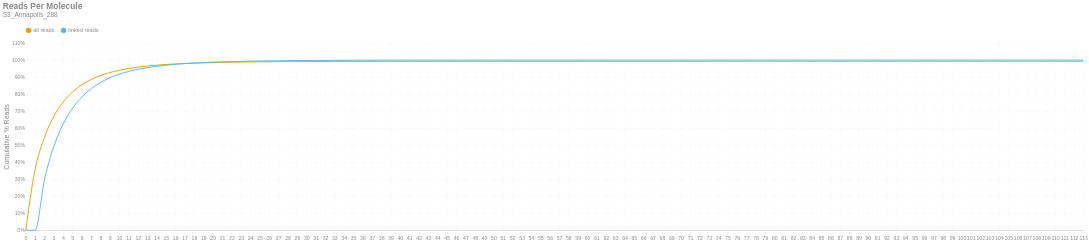

Notebook code cell kept with this figure:
### Markdown cell above
### Reads per Molecule
This chart shows the cumulative distribution of the number of reads per linked molecule. That is, how many alignments are associated with a unique molecule. This excludes the number of reads associated with invalid or absent linked-read barcodes. The `linked` histogram is the percentages recalculated when disregarding singletons.

### Code cell
if SKIPLR:
    print_html(f"Skipped")
else:
    counts = np.bincount(valids['reads'].cast(pl.Int64).to_numpy())
    weighted = counts * np.arange(len(counts))
    all_perc = weighted / n_reads
    linked_perc = weighted / n_linked_reads
    linked_perc[1] = 0
    binned_df = pl.DataFrame({
        'readsper': list(range(len(counts))),
        'all reads (cumsum)': np.cumsum(all_perc).tolist(),
        'linked reads (cumsum)': np.cumsum(linked_perc).tolist(),
    })

    with SafeRender(binned_df):
        (
            density_plot(binned_df, 'Reads Per Molecule', samplename, 'readspmol')
            .encode(
                x=alt.X('readsper:O', title=None).axis(labelAngle=0).scale(padding=0),
                y=alt.Y('value:Q', title='Cumulative % Reads').axis(format='%').stack(False),
                color=alt.Color("key:N").scale(domain=["all reads", "linked reads"]),
                tooltip=[
                    alt.Tooltip("key:N", title="Data Type"),
                    alt.Tooltip("readsper:O", title="Reads Per Molecule"),
                    alt.Tooltip("value:Q", format=".2%", title="% Reads (Cum.)")
                ]            
            )
        ).display()

### Figure 1 — Vega-Lite specification as saved in the notebook (floating-point values rounded to 4 significant figures)
{"width": "container", "height": 400, "config": {"title": {"anchor": "start", "dy": -15, "fontSize": 18, "color": "#888888", "subtitleColor": "#888888", "subtitleFontSize": 14}, "arc": {"fill": "#0072B2"}, "axis": {"domainColor": "#888888", "domainWidth": 0.5, "gridWidth": 0.2, "grid": false, "titleFontWeight": 400, "titleFontSize": 15, "labelFontSize": 11, "labelColor": "#888888", "tickColor": "#888888", "tickWidth": 0.2, "titleColor": "#888888"}, "axisBand": {"grid": false}, "axisX": {"grid": true, "tickSize": 10, "domainCap": "round"}, "axisY": {"domain": false, "grid": true, "tickSize": 0, "domainCap": "round"}, "background": "transparent", "header": {"labelFontSize": 15, "labelColor": "#888888", "titleFontSize": 15, "titleFontWeight": 600, "titleColor": "#888888"}, "legend": {"labelFont": "sans-serif", "labelFontSize": 12, "labelColor": "#888888", "symbolSize": 100, "symbolType": "circle", "titleFontSize": 12, "titlePadding": 10, "titleColor": "#888888", "title": null, "orient": "top"}, "range": {"category": ["#E69F00", "#56B4E9", "#009E73", "#F0E442", "#0072B2", "#D55E00", "#CC79A7", "#000000"], "diverging": ["#cfe8f3", "#a2d4ec", "#73bfe2", "#46abdb", "#1696d2", "#12719e"]}, "area": {"fill": "#0072B2", "fillOpacity": 0.7, "line": true, "strokeOpacity": 0.7}, "line": {"color": "#0072B2", "stroke": "#0072B2", "strokeWidth": 2}, "trail": {"color": "#0072B2", "stroke": "#0072B2", "strokeWidth": 0, "size": 1}, "point": {"filled": true, "fillOpacity": 1.0, "size": 95}, "text": {"color": "#888888", "fontSize": 11, "align": "right", "fontWeight": 400, "size": 11}, "bar": {"fill": "#0072B2", "stroke": null}, "view": {"stroke": null, "continuousWidth": 660, "continuousHeight": 400}}, "data": {"name": "data-77a6d27fea3ccbad8c80017b45b263eb"}, "mark": {"type": "line", "interpolate": "monotone", "point": {"opacity": 0, "size": 275}}, "encoding": {"color": {"field": "key", "scale": {"domain": ["all reads", "linked reads"]}, "type": "nominal"}, "tooltip": [{"field": "key", "title": "Data Type", "type": "nominal"}, {"field": "readsper", "title": "Reads Per Molecule", "type": "ordinal"}, {"field": "value", "format": ".2%", "title": "% Reads (Cum.)", "type": "quantitative"}], "x": {"axis": {"labelAngle": 0}, "field": "readsper", "scale": {"padding": 0}, "title": null, "type": "ordinal"}, "y": {"axis": {"format": "%"}, "field": "value", "stack": false, "title": "Cumulative % Reads", "type": "quantitative"}}, "params": [{"name": "param_c36ac31b6afebe62", "select": {"type": "point", "fields": ["key"]}, "bind": "legend"}], "title": {"text": "Reads Per Molecule", "subtitle": "S3_Annapolis_288"}, "transform": [{"fold": ["all reads (cumsum)", "linked reads (cumsum)"]}, {"calculate": "replace(datum.key, ' (cumsum)', '')", "as": "key"}, {"filter": {"param": "param_c36ac31b6afebe62"}}], "usermeta": {"embedOptions": {"downloadFileName": "S3_Annapolis_288.readspmol"}}, "$schema": "https://vega.github.io/schema/vega-lite/v6.1.0.json", "datasets": {"data-77a6d27fea3ccbad8c80017b45b263eb": [{"readsper": 0, "all reads (cumsum)": 0.0, "linked reads (cumsum)": 0.0}, {"readsper": 1, "all reads (cumsum)": 0.3571, "linked reads (cumsum)": 0.0}, {"readsper": 2, "all reads (cumsum)": 0.5461, "linked reads (cumsum)": 0.2973}, {"readsper": 3, "all reads (cumsum)": 0.6695, "linked reads (cumsum)": 0.4913}, {"readsper": 4, "all reads (cumsum)": 0.7536, "linked reads (cumsum)": 0.6235}, {"readsper": 5, "all reads (cumsum)": 0.8126, "linked reads (cumsum)": 0.7164}, {"readsper": 6, "all reads (cumsum)": 0.8552, "linked reads (cumsum)": 0.7832}, {"readsper": 7, "all reads (cumsum)": 0.8862, "linked reads (cumsum)": 0.832}, {"readsper": 8, "all reads (cumsum)": 0.9094, "linked reads (cumsum)": 0.8685}, {"readsper": 9, "all reads (cumsum)": 0.927, "linked reads (cumsum)": 0.8962}, {"readsper": 10, "all reads (cumsum)": 0.9403, "linked reads (cumsum)": 0.9171}, {"readsper": 11, "all reads (cumsum)": 0.9507, "linked reads (cumsum)": 0.9334}, {"readsper": 12, "all reads (cumsum)": 0.9587, "linked reads (cumsum)": 0.946}, {"readsper": 13, "all reads (cumsum)": 0.965, "linked reads (cumsum)": 0.9559}, {"readsper": 14, "all reads (cumsum)": 0.97, "linked reads (cumsum)": 0.9638}, {"readsper": 15, "all reads (cumsum)": 0.974, "linked reads (cumsum)": 0.9702}, {"readsper": 16, "all reads (cumsum)": 0.9773, "linked reads (cumsum)": 0.9753}, {"readsper": 17, "all reads (cumsum)": 0.9799, "linked reads (cumsum)": 0.9794}, {"readsper": 18, "all reads (cumsum)": 0.982, "linked reads (cumsum)": 0.9827}, {"readsper": 19, "all reads (cumsum)": 0.9838, "linked reads (cumsum)": 0.9855}, {"readsper": 20, "all reads (cumsum)": 0.9852, "linked reads (cumsum)": 0.9878}, {"readsper": 21, "all reads (cumsum)": 0.9865, "linked reads (cumsum)": 0.9898}, {"readsper": 22, "all reads (cumsum)": 0.9875, "linked reads (cumsum)": 0.9913}, {"readsper": 23, "all reads (cumsum)": 0.9883, "linked reads (cumsum)": 0.9926}, {"readsper": 24, "all reads (cumsum)": 0.989, "linked reads (cumsum)": 0.9937}, {"readsper": 25, "all reads (cumsum)": 0.9896, "linked reads (cumsum)": 0.9946}, {"readsper": 26, "all reads (cumsum)": 0.9901, "linked reads (cumsum)": 0.9954}, {"readsper": 27, "all reads (cumsum)": 0.9905, "linked reads (cumsum)": 0.996}, {"readsper": 28, "all reads (cumsum)": 0.9908, "linked reads (cumsum)": 0.9966}, {"readsper": 29, "all reads (cumsum)": 0.9911, "linked reads (cumsum)": 0.9971}, {"readsper": 30, "all reads (cumsum)": 0.9914, "linked reads (cumsum)": 0.9975}, {"readsper": 31, "all reads (cumsum)": 0.9916, "linked reads (cumsum)": 0.9978}, {"readsper": 32, "all reads (cumsum)": 0.9918, "linked reads (cumsum)": 0.9982}, {"readsper": 33, "all reads (cumsum)": 0.992, "linked reads (cumsum)": 0.9984}, {"readsper": 34, "all reads (cumsum)": 0.9922, "linked reads (cumsum)": 0.9986}, {"readsper": 35, "all reads (cumsum)": 0.9922, "linked reads (cumsum)": 0.9988}, {"readsper": 36, "all reads (cumsum)": 0.9923, "linked reads (cumsum)": 0.9989}, {"readsper": 37, "all reads (cumsum)": 0.9924, "linked reads (cumsum)": 0.9991}, {"readsper": 38, "all reads (cumsum)": 0.9925, "linked reads (cumsum)": 0.9992}, {"readsper": 39, "all reads (cumsum)": 0.9925, "linked reads (cumsum)": 0.9993}, {"readsper": 40, "all reads (cumsum)": 0.9926, "linked reads (cumsum)": 0.9994}, {"readsper": 41, "all reads (cumsum)": 0.9927, "linked reads (cumsum)": 0.9995}, {"readsper": 42, "all reads (cumsum)": 0.9927, "linked reads (cumsum)": 0.9995}, {"readsper": 43, "all reads (cumsum)": 0.9927, "linked reads (cumsum)": 0.9995}, {"readsper": 44, "all reads (cumsum)": 0.9927, "linked reads (cumsum)": 0.9995}, {"readsper": 45, "all reads (cumsum)": 0.9928, "linked reads (cumsum)": 0.9996}, {"readsper": 46, "all reads (cumsum)": 0.9928, "linked reads (cumsum)": 0.9996}, {"readsper": 47, "all reads (cumsum)": 0.9928, "linked reads (cumsum)": 0.9997}, {"readsper": 48, "all reads (cumsum)": 0.9928, "linked reads (cumsum)": 0.9997}, {"readsper": 49, "all reads (cumsum)": 0.9928, "linked reads (cumsum)": 0.9997}, {"readsper": 50, "all reads (cumsum)": 0.9929, "linked reads (cumsum)": 0.9998}, {"readsper": 51, "all reads (cumsum)": 0.9929, "linked reads (cumsum)": 0.9998}, {"readsper": 52, "all reads (cumsum)": 0.9929, "linked reads (cumsum)": 0.9998}, {"readsper": 53, "all reads (cumsum)": 0.9929, "linked reads (cumsum)": 0.9998}, {"readsper": 54, "all reads (cumsum)": 0.9929, "linked reads (cumsum)": 0.9998}, {"readsper": 55, "all reads (cumsum)": 0.9929, "linked reads (cumsum)": 0.9999}, {"readsper": 56, "all reads (cumsum)": 0.9929, "linked reads (cumsum)": 0.9999}, {"readsper": 57, "all reads (cumsum)": 0.9929, "linked reads (cumsum)": 0.9999}, {"readsper": 58, "all reads (cumsum)": 0.993, "linked reads (cumsum)": 0.9999}, {"readsper": 59, "all reads (cumsum)": 0.993, "linked reads (cumsum)": 0.9999}, {"readsper": 60, "all reads (cumsum)": 0.993, "linked reads (cumsum)": 0.9999}, {"readsper": 61, "all reads (cumsum)": 0.993, "linked reads (cumsum)": 0.9999}, {"readsper": 62, "all reads (cumsum)": 0.993, "linked reads (cumsum)": 0.9999}, {"readsper": 63, "all reads (cumsum)": 0.993, "linked reads (cumsum)": 1.0}, {"readsper": 64, "all reads (cumsum)": 0.993, "linked reads (cumsum)": 1.0}, {"readsper": 65, "all reads (cumsum)": 0.993, "linked reads (cumsum)": 1.0}, {"readsper": 66, "all reads (cumsum)": 0.993, "linked reads (cumsum)": 1.0}, {"readsper": 67, "all reads (cumsum)": 0.993, "linked reads (cumsum)": 1.0}, {"readsper": 68, "all reads (cumsum)": 0.993, "linked reads (cumsum)": 1.0}, {"readsper": 69, "all reads (cumsum)": 0.993, "linked reads (cumsum)": 1.0}, {"readsper": 70, "all reads (cumsum)": 0.993, "linked reads (cumsum)": 1.0}, {"readsper": 71, "all reads (cumsum)": 0.993, "linked reads (cumsum)": 1.0}, {"readsper": 72, "all reads (cumsum)": 0.993, "linked reads (cumsum)": 1.0}, {"readsper": 73, "all reads (cumsum)": 0.993, "linked reads (cumsum)": 1.0}, {"readsper": 74, "all reads (cumsum)": 0.993, "linked reads (cumsum)": 1.0}, {"readsper": 75, "all reads (cumsum)": 0.993, "linked reads (cumsum)": 1.0}, {"readsper": 76, "all reads (cumsum)": 0.993, "linked reads (cumsum)": 1.0}, {"readsper": 77, "all reads (cumsum)": 0.993, "linked reads (cumsum)": 1.0}, {"readsper": 78, "all reads (cumsum)": 0.993, "linked reads (cumsum)": 1.0}, {"readsper": 79, "all reads (cumsum)": 0.993, "linked reads (cumsum)": 1.0}, {"readsper": 80, "all reads (cumsum)": 0.993, "linked reads (cumsum)": 1.0}, {"readsper": 81, "all reads (cumsum)": 0.993, "linked reads (cumsum)": 1.0}, {"readsper": 82, "all reads (cumsum)": 0.993, "linked reads (cumsum)": 1.0}, {"readsper": 83, "all reads (cumsum)": 0.993, "linked reads (cumsum)": 1.0}, {"readsper": 84, "all reads (cumsum)": 0.993, "linked reads (cumsum)": 1.0}, {"readsper": 85, "all reads (cumsum)": 0.993, "linked reads (cumsum)": 1.0}, {"readsper": 86, "all reads (cumsum)": 0.993, "linked reads (cumsum)": 1.0}, {"readsper": 87, "all reads (cumsum)": 0.993, "linked reads (cumsum)": 1.0}, {"readsper": 88, "all reads (cumsum)": 0.993, "linked reads (cumsum)": 1.0}, {"readsper": 89, "all reads (cumsum)": 0.993, "linked reads (cumsum)": 1.0}, {"readsper": 90, "all reads (cumsum)": 0.993, "linked reads (cumsum)": 1.0}, {"readsper": 91, "all reads (cumsum)": 0.993, "linked reads (cumsum)": 1.0}, {"readsper": 92, "all reads (cumsum)": 0.993, "linked reads (cumsum)": 1.0}, {"readsper": 93, "all reads (cumsum)": 0.993, "linked reads (cumsum)": 1.0}, {"readsper": 94, "all reads (cumsum)": 0.993, "linked reads (cumsum)": 1.0}, {"readsper": 95, "all reads (cumsum)": 0.993, "linked reads (cumsum)": 1.0}, {"readsper": 96, "all reads (cumsum)": 0.993, "linked reads (cumsum)": 1.0}, {"readsper": 97, "all reads (cumsum)": 0.993, "linked reads (cumsum)": 1.0}, {"readsper": 98, "all reads (cumsum)": 0.993, "linked reads (cumsum)": 1.0}, {"readsper": 99, "all reads (cumsum)": 0.993, "linked reads (cumsum)": 1.0}, {"readsper": 100, "all reads (cumsum)": 0.993, "linked reads (cumsum)": 1.0}, {"readsper": 101, "all reads (cumsum)": 0.993, "linked reads (cumsum)": 1.0}, {"readsper": 102, "all reads (cumsum)": 0.993, "linked reads (cumsum)": 1.0}, {"readsper": 103, "all reads (cumsum)": 0.993, "linked reads (cumsum)": 1.0}, {"readsper": 104, "all reads (cumsum)": 0.993, "linked reads (cumsum)": 1.0}, {"readsper": 105, "all reads (cumsum)": 0.993, "linked reads (cumsum)": 1.0}, {"readsper": 106, "all reads (cumsum)": 0.993, "linked reads (cumsum)": 1.0}, {"readsper": 107, "all reads (cumsum)": 0.993, "linked reads (cumsum)": 1.0}, {"readsper": 108, "all reads (cumsum)": 0.993, "linked reads (cumsum)": 1.0}, {"readsper": 109, "all reads (cumsum)": 0.993, "linked reads (cumsum)": 1.0}, {"readsper": 110, "all reads (cumsum)": 0.993, "linked reads (cumsum)": 1.0}, {"readsper": 111, "all reads (cumsum)": 0.993, "linked reads (cumsum)": 1.0}, {"readsper": 112, "all reads (cumsum)": 0.993, "linked reads (cumsum)": 1.0}, {"readsper": 113, "all reads (cumsum)": 0.993, "linked reads (cumsum)": 1.0}]}}
